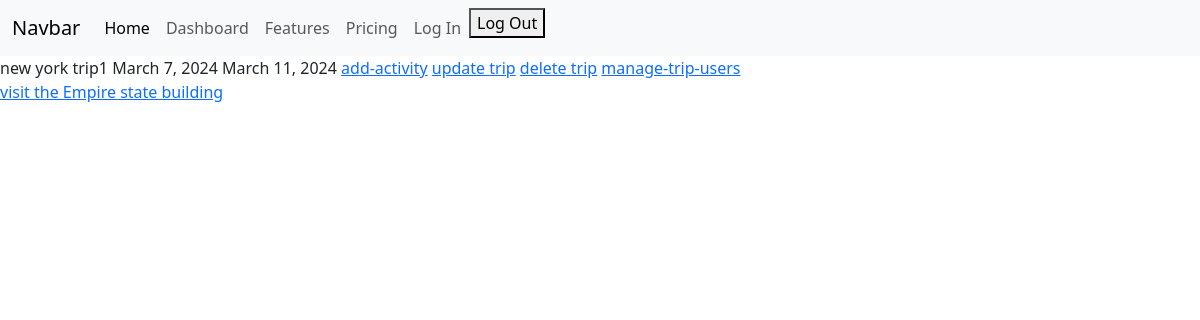
The app's page /trip/5 (signed in), older data.
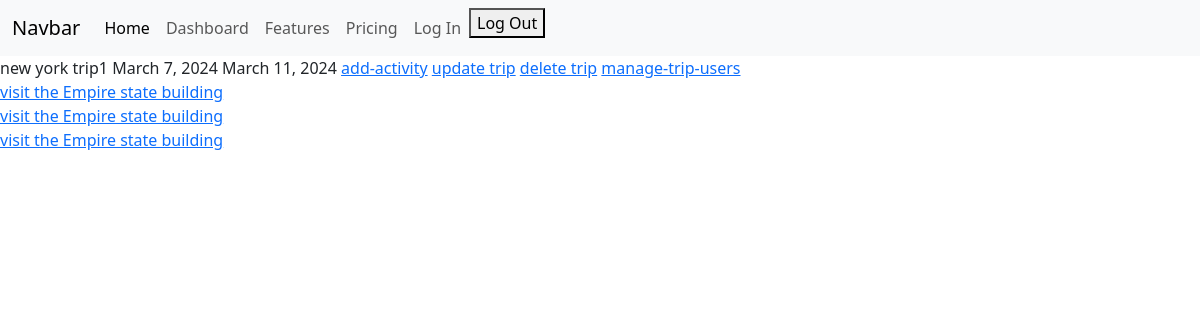
The same page, newer data.
### travel/models.py (models this page shows)
class Trip(models.Model):
    name = models.CharField(max_length = 100)
    admin = models.ForeignKey(User, on_delete = models.CASCADE, related_name = 'trip_admin')
    start_date = models.DateField()
    end_date = models.DateField()
    users = models.ManyToManyField(User)

class Activity(models.Model):
    trip = models.ForeignKey(Trip, on_delete = models.CASCADE, null=True)
    name = models.CharField(max_length = 100)
    start_time = models.DateTimeField()
    end_time = models.DateTimeField()
    link = models.URLField()

### travel/views.py (the view)
# urls.py: path('trip/<int:pk>', TripDetailView.as_view(), name='trip-detail'),
class TripDetailView(LoginRequiredMixin, DetailView):
    model = Trip
    def get_context_data(self, **kwargs):
        context = super().get_context_data(**kwargs)
        context['activities'] = Activity.objects.filter(trip = self.get_object())
        return context

### travel/templates/travel/trip_detail.html (shortened to what this page needs)
{% extends "travel/base.html" %}
{% block content %}
{{ object.name }}
{{object.start_date}}
{{object.end_date}}
<a href="{% url 'add-activity' trip.pk %}">add-activity</a>
<a href="{% url 'update-trip-details' trip.pk %}">update trip</a>
<a href="{% url 'delete-trip' trip.pk %}">delete trip</a>
<a href="{% url 'manage-trip-users' trip.pk %}">manage-trip-users</a>
{% for activity in activities %}
<br>
<a href="{% url 'activity-detail' activity.pk %}">{{activity.name}}</a>
{% endfor %}
{% endblock content %}

### travel/templates/travel/base.html (shortened to what this page needs)
<!doctype html>
<html lang="en">
  <head>
    <link href="https://cdn.jsdelivr.net/npm/bootstrap@5.3.3/dist/css/bootstrap.min.css" rel="stylesheet">
  </head>
  <body>
    <nav class="navbar navbar-expand-lg bg-body-tertiary">
        <div class="container-fluid">
          <a class="navbar-brand" href="#">Navbar</a>
          <div class="collapse navbar-collapse" id="navbarNav">
            <ul class="navbar-nav">
              <li class="nav-item">
                <a class="nav-link active" aria-current="page" href="{% url 'home' %}">Home</a>
              </li>
              <li class="nav-item">
                <a class="nav-link"href="{% url 'dashboard' %}">Dashboard</a>
              </li>
              <li class="nav-item">
                <a class="nav-link" href="#">Features</a>
              </li>
              <li class="nav-item">
                <a class="nav-link" href="#">Pricing</a>
              </li>
              <li class="nav-item">
                <a class="nav-link" href="{% url 'login' %}" >Log In</a>
              </li>
              <li class="nav-item">
                <form action="{% url 'logout' %}" method="post">
                  <button type="submit">Log Out</button>
                </form>
              </li>
            </ul>
          </div>
        </div>
      </nav>
    {% block content %}{% endblock %}
</body>
</html>

Row changes from the older to the newer data that the page shows:
added Activity: name "visit the Empire state building"
added Activity: name "visit the Empire state building"
